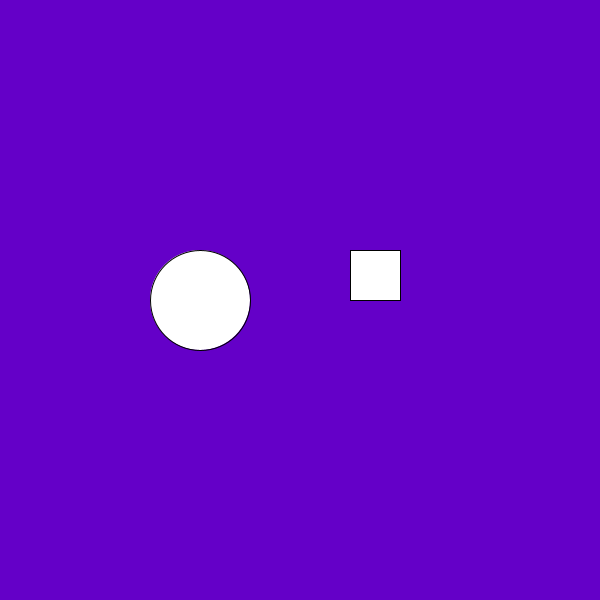
Frame 1 (no input)
Frame 60 (the mouse pressed at the canvas centre just before this capture): identical to frame 1, image omitted
Frame 120 (the mouse held since frame 60 and released just before this capture): identical to frame 1, image omitted

The Processing sketch that drew this single still picture (run headless with seeded random() and noise(); from frame 60 on, the mouse is pressed at the canvas centre):

// Processing sketch: w3hw
// ── w3hw.pde
int shape;
int maxRockets = 10;
int b2 = 50;

boolean rectOver = false;
boolean circleOver = false;
boolean fireworks = false;

color c1 = 0;
color c2 = 255;

boolean b2act = false;


Rocket[] rockets = new Rocket[maxRockets];

button button1;
button button2;

void setup(){
size(600,600);
stroke(0);

button1 = new button();
button2 = new button();

  for (int i = 0; i < rockets.length; i++){
    rockets[i] = new Rocket();
  }
}

void draw(){
  background(100,0,200);
button1.display(width/3,height/2,100,100,true);
button2.display(width*2/3-50,height/2-50,b2,b2,false);



for (int i = 0; i < rockets.length; i++){
  if(fireworks == true){
    rockets[i].shoot();
    rockets[i].display();
  }
  }


}

void mousePressed(){
if (button1.hover == true){
b2act = true;
b2 = 100;
}
if (button2.hover == true && b2act == true){
fireworks = true;
}

}

class button{
  boolean hover = false;

void display(int x, int y, int w, int h, boolean circlebutton){
   
   
 
 if (circlebutton == true){
 if ( overCircle(x, y, w) ) {
    fill(c1);
    hover = true;
    
  }else {
    fill(c2);
    hover = false;
  }
   
   ellipse(x,y,w,h);
 } else if (circlebutton == false){
   
   if ( overRect(x, y, w, h) ) {
    fill(c1);
    hover = true;
  }else {
    fill(c2);
    hover = false;
  }
 rect(x,y,w,h);
 }
  
}
}

boolean overRect(int x, int y, int width, int height)  {
  if (mouseX >= x && mouseX <= x+width && 
      mouseY >= y && mouseY <= y+height) {
    return true;
  } else {
    return false;
  }
}

boolean overCircle(int x, int y, int diameter) {
  float disX = x - mouseX;
  float disY = y - mouseY;
  if (sqrt(sq(disX) + sq(disY)) < diameter/2 ) {
    return true;
  } else {
    return false;
  }
}

class Rocket{
  
  float x;
  float y;
  float speed;
  float maxSpeed = 10;
  float minSpeed = 5;
  float climaxY;
  
  Rocket(){
  x = random(width);
  y = height; 
  climaxY = random(height/2);
  speed = random(minSpeed,maxSpeed);
  }
  
  void shoot(){
  y = y - speed;
  
  if(y <= climaxY){
  y = height;

  speed = random(minSpeed,maxSpeed);
  }
  }
  
  void display(){
  fill (255,0,255);
  ellipse(x,y,10,10);
  
  }

}
